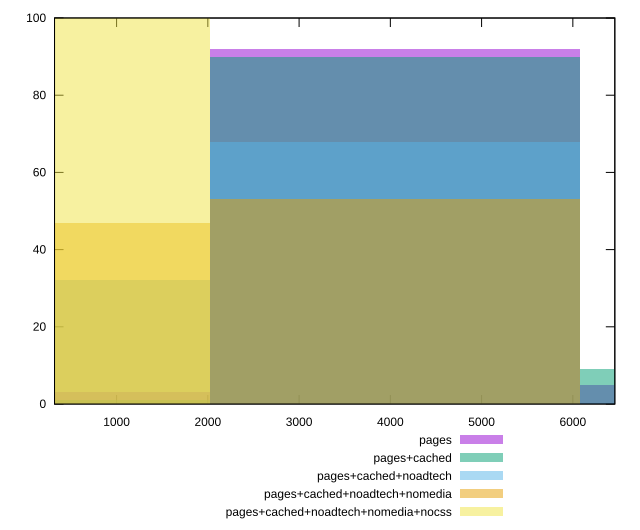

Write the gnuplot code that produced this figure.
reset

$pages <<EOF
4053.9690145590657 92
8107.938029118131 5
0 3
EOF

$pagesCached <<EOF
8107.938029118131 9
4053.9690145590657 90
0 1
EOF

$pagesCachedNoadtech <<EOF
4053.9690145590657 68
0 32
EOF

$pagesCachedNoadtechNomedia <<EOF
4053.9690145590657 53
0 47
EOF

$pagesCachedNoadtechNomediaNocss <<EOF
0 100
EOF

set key outside below
set boxwidth 4053.9690145590657
set xrange [320:6460]
set yrange [0:100]
set trange [0:100]
set style fill transparent solid 0.5 noborder
set terminal svg size 640, 530 enhanced background rgb 'white'
set output "report_00015_2021-02-09T16-11-33.973Z/unused-javascript/comparison/histogram/all_raw.svg"

plot $pages title "pages" with boxes, \
     $pagesCached title "pages+cached" with boxes, \
     $pagesCachedNoadtech title "pages+cached+noadtech" with boxes, \
     $pagesCachedNoadtechNomedia title "pages+cached+noadtech+nomedia" with boxes, \
     $pagesCachedNoadtechNomediaNocss title "pages+cached+noadtech+nomedia+nocss" with boxes

reset
